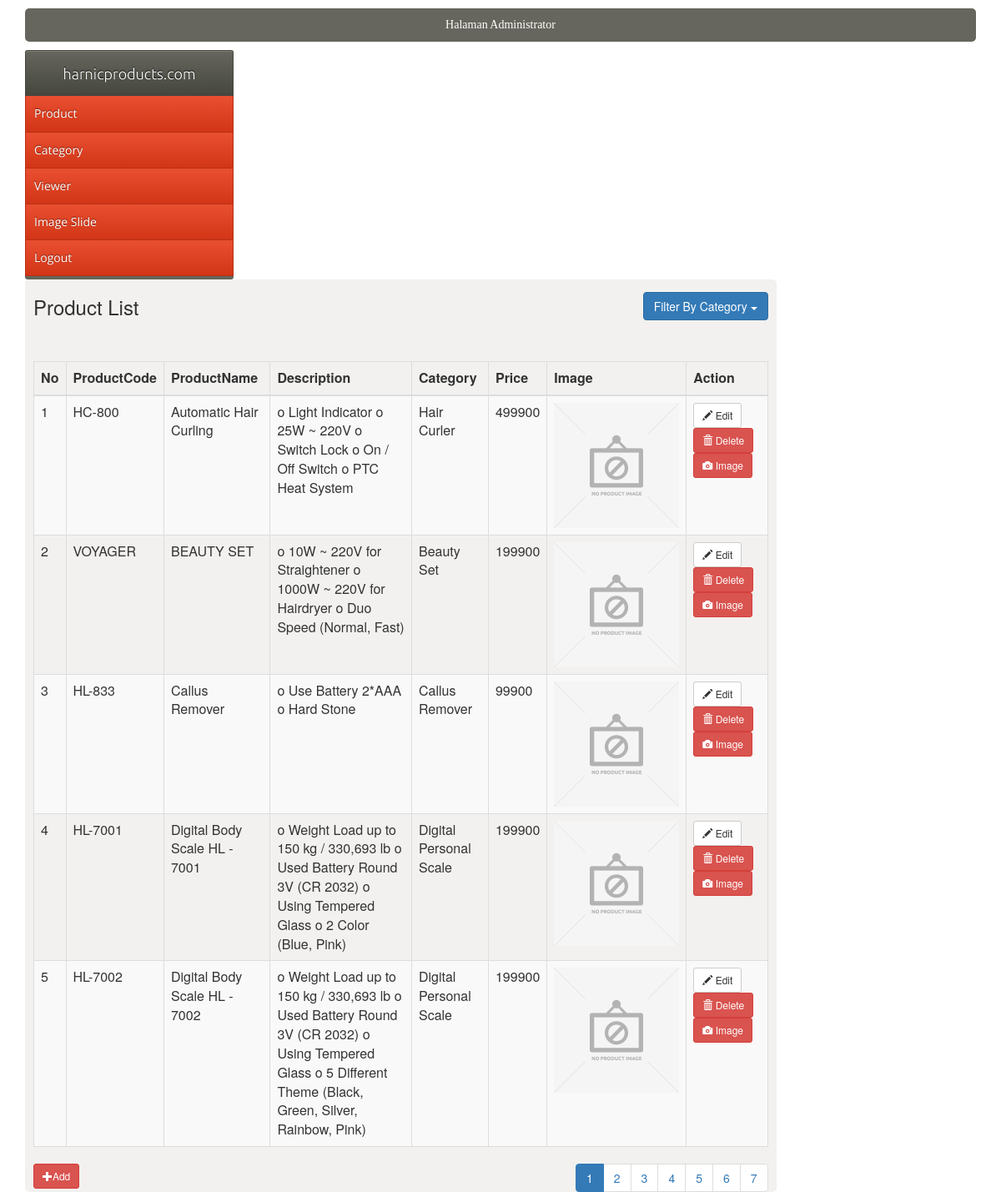
/admin/index.php (signed in), run on the app's committed database.
### tables this page shows
CREATE TABLE `mstproduk` (
  `produk` int(11) NOT NULL,
  `kategori` int(11) NOT NULL,
  `kodeproduk` varchar(15) NOT NULL,
  `namaproduk` varchar(100) NOT NULL,
  `deskripsi` text NOT NULL,
  `harga` int(11) NOT NULL,
  `gambar1` varchar(100) NOT NULL,
  `gambar2` varchar(100) NOT NULL,
  `gambar3` varchar(100) NOT NULL,
  `gambarbesar` varchar(100) NOT NULL
);

CREATE TABLE `mstkategori` (
  `kategori_id` int(11) NOT NULL,
  `kategori_nama` varchar(100) NOT NULL,
  `kategori_gambar` varchar(255) DEFAULT NULL,
  `kategori_parent` int(11) NOT NULL,
  `kategori_banner` varchar(255) DEFAULT NULL
);

### admin/listproduk.php (the view, shortened to what this page needs)
<div class="row">
	<div class="col-sm-4">		<h3>Product List</h3>		</div>
	<div class="col-sm-4"></div>
	<div class="col-sm-4 text-right" style="padding-top: 15px">
		<div class="dropdown">
		  <button class="btn btn-primary dropdown-toggle" type="button" data-toggle="dropdown">Filter By Category
		  <span class="caret"></span></button>
		</div>
    </div>
</div>
<hr>
<div class="table-responsive">
	<table class="table table-bordered table-striped table-hover">
		<thead>
			<tr>
				<th>No</th>
				<th>ProductCode</th>
				<th>ProductName</th>
				<th>Description</th>
				<th>Category</th>
				<th>Price</th>
				<th>Image</th>
				<th>Action</th>
			</tr>
		</thead>
		<tbody>
			<?php
			 include '../config.php';
		$sqlcount ="select count(1) from mstproduk";
		$rscount=mysqli_fetch_array(mysqli_query($link,$sqlcount));
		$banyakdata=$rscount[0];
		$page=isset($_GET['page'])? $_GET['page']:1;
		$limit=5;
		$mulai_dari=$limit * ($page-1);
			$query ="select a.*,b.kategori_nama,b.kategori_parent,ifnull((select gambar from imgproduk where produk=a.produk order by kodegambar limit 1),'XX')gambar from mstproduk a left join mstkategori b on a.kategori=b.kategori_id order by namaproduk limit $mulai_dari,$limit";
			$sql=mysqli_query($link,$query);
			$no=($page * $limit)-4;
			while ($data=mysqli_fetch_array($sql)):
			?>
			<tr>
				<td><?php echo $no?></td>
				<td><?php echo $data['kodeproduk']?></td>
				<td><?php echo $data['namaproduk']?></td>
				<td><?php echo $data['deskripsi']?></td>
				<td><?php echo $data['kategori_nama']?></td>
				<td><?php echo $data['harga']?></td>
				<?php
					$gambar=$data['gambar'];
					if (file_exists('../resource/img/product/'.$gambar)){
					  echo "<td><img src='../resource/img/product/$gambar' width='150' height='150' alt=''/></td>";
					}else{
					  echo "<td><img src='../resource/img/no-product-image.png' width='150' height='150' alt=''/></td>";
					}
				?>
				<td>
					<a href="index.php?hal=editproduk&produk=<?php echo $data['produk'] ?>" class="btn btn-default btn-sm">
						<span class="glyphicon glyphicon-pencil"></span> Edit
                       </a>
                       <a href="index.php?hal=delproduk&produk=<?php echo $data['produk'] ?>" class="btn btn-danger btn-sm" onclick="return confirm('Yakin akan dihapus?')">
                       	<span class="glyphicon glyphicon-trash"></span> Delete
                       </a>
                       <a href="index.php?hal=gambarproduk&produk=<?php echo $data['produk'] ?>" class="btn btn-danger btn-sm">
                       	<span class="glyphicon glyphicon-camera"></span> Image
                       </a>
				</td>
                  </tr>
                  <?php
                  $no++;
               endwhile;
  	            ?>
		</tbody>
	</table>
</div>
	<div class="row">
		<div class="col-xs-6">
               <a href="index.php?hal=addproduk" class="btn btn-danger btn-sm">
                  	<span class="glyphicon glyphicon-plus"></span>Add
               </a>
		</div>
		<div class="col-xs-6 text-right">
                  <?php
                  $totalhal=ceil($banyakdata / $limit);
                  ?>
                  <ul class="pagination" style="margin: 0;">
                  	<?php
                  	  for ($i=1;$i <=$totalhal; $i++):
                  	?>
                  	<?php if ($page != $i): ?>
                  		<li><a href="index.php?hal=listproduk&page=<?=$i?>"><?=$i?></a></li>
                  	<?php else: ?>
                  		<li class="active"><a href="#"><?=$i?></a></li>
                  	<?php
                   endif;
  		            endfor;
          		    ?>
          		</ul>
		</div>
	</div>

### admin/index.php (shortened to what this page needs)
<?php
include("config.php");
?>
<!doctype html>
<html lang=''>
 <head>
   <link rel="stylesheet" href="../css/styles.css">
   <link rel="stylesheet" type="text/css" href="../css/bootstrap337.min.css">
 </head>
 <body>
 <div style="margin:10px auto ; width:95%; background-color:#66665e;padding:10px 0; text-align:center;border-radius:5px; color:#fff;font-family: calibri;" ><marquee>Halaman Administrator</marquee></div>
 <div style="margin:0 auto ; width:95%">
	<div style="float:left;margin-right:10px;width:250px;">
		<div id='cssmenu'>
		<ul>
		   <li class='active'><a href='..\index.php'><span>harnicproducts.com</span></a></li>
		   <li class='has-sub'><a href='#'><span>Product</span></a>
		   </li>
		   <li class='has-sub'><a href='#'><span>Category</span></a>
		   </li>
		   <li class='has-sub'><a href='index.php?hal=listviewer'><span>Viewer</span></a>
		   </li>
		   <li class='has-sub'><a href='#'><span>Image Slide</span></a>
		   </li>
		   <li class='last'><a href='logout.php'><span>Logout</span></a></li>
		</ul>
		</div>
	</div>
	<div style="width:79%; min-height:400px; background-color:#F2F1EF;float:left;border-radius:5px;padding:0 10px">
		<?php
          if(isset($_GET['hal'])){
          	$hal=$_GET['hal'];
          } else {
          	$hal='home';
          }
          if ($hal=='home') {
          	include 'listproduk.php';
          } elseif ($hal=='listproduk'){
          	include 'listproduk.php';
          } elseif ($hal=='addproduk'){
          	include 'addproduk.php';
          } elseif ($hal=='editproduk'){
          	include 'editproduk.php';
          } elseif ($hal=='delproduk'){
          	include 'delproduk.php';
          } elseif ($hal=='delgambar'){
          	include 'delgambar.php';
          } elseif ($hal=='delkategori'){
          	include 'delkategori.php';
          } elseif ($hal=='filterproduct'){
          	include 'filterproduct.php';
          } elseif ($hal=='cariproduk'){
          	include 'cariproduk.php';
 		  } elseif ($hal=='gambarproduk'){
            include 'gambarproduk.php';
 		  } elseif ($hal=='addgambar'){
            include 'addgambar.php';
			} elseif ($hal=='editgambar'){
            include 'editgambar.php';
          } elseif ($hal=='addkategori'){
            include 'addkategori.php';
          } elseif ($hal=='editkategori'){
            include 'editkategori.php';
          } elseif ($hal=='listkategori'){
          	include 'listkategori.php';
          } elseif ($hal=='listviewer'){
          	include 'listviewer.php';
          } elseif ($hal=='filterkategori'){
          	include 'filterkategori.php';
			}
		?>
	</div>
</div>
</body>
</html>

### css/styles.css (style rules this page uses)
#cssmenu, #cssmenu ul, #cssmenu li, #cssmenu a { margin: 0; padding: 0; border: 0; list-style: none; font-weight: normal; text-decoration: none; line-height: 1; font-family: 'Open Sans', sans-serif; font-size: 14px; position: relative; }
#cssmenu { width: 250px; border-bottom: 4px solid #656659; -webkit-border-radius: 3px; -moz-border-radius: 3px; border-radius: 3px; }
#cssmenu a { line-height: 1.3; }
#cssmenu > ul > li:first-child { background: #66665e; background: -moz-linear-gradient(#66665e 0%, #45463d 100%); background: -webkit-gradient(linear, left top, left bottom, color-stop(0%, #66665e), color-stop(100%, #45463d)); background: -webkit-linear-gradient(#66665e 0%, #45463d 100%); background: linear-gradient(#66665e 0%, #45463d 100%); border: 1px solid #45463d; -webkit-border-radius: 3px 3px 0 0; -moz-border-radius: 3px 3px 0 0; border-radius: 3px 3px 0 0; }
#cssmenu > ul > li:first-child > a { padding: 15px 10px; background: url(images/pattern.png) top left repeat; border: none; border-top: 1px solid #818176; -webkit-border-radius: 3px 3px 0 0; -moz-border-radius: 3px 3px 0 0; border-radius: 3px 3px 0 0; font-family: 'Ubuntu', sans-serif; text-align: center; font-size: 18px; font-weight: 300; text-shadow: 0 -1px 1px #000000; }
#cssmenu > ul > li:first-child > a > span { padding: 0; }
#cssmenu > ul > li { background: #e94f31; background: -moz-linear-gradient(#e94f31 0%, #d13516 100%); background: -webkit-gradient(linear, left top, left bottom, color-stop(0%, #e94f31), color-stop(100%, #d13516)); background: -webkit-linear-gradient(#e94f31 0%, #d13516 100%); background: linear-gradient(#e94f31 0%, #d13516 100%); }
#cssmenu > ul > li > a { font-size: 14px; display: block; background: url(images/pattern.png) top left repeat; color: #ffffff; border: 1px solid #ba2f14; border-top: none; text-shadow: 0 -1px 1px #751d0c; }
#cssmenu > ul > li > a > span { display: block; padding: 12px 10px; -webkit-border-radius: 4px; -moz-border-radius: 4px; border-radius: 4px; }
#cssmenu > ul > li.active { border-bottom: none; }
#cssmenu > ul > li.has-sub > a span { background: url(images/icon_plus.png) 96% center no-repeat; }

### data on the page
mstproduk: kodeproduk "HC-800", namaproduk "Automatic Hair Curling", deskripsi "o Light Indicator o 25W ~ 220V o Switch Lock o On / Off Switch o PTC Heat System", mstkategori.kategori_nama "Hair Curler", harga "499900"
mstproduk: kodeproduk "VOYAGER", namaproduk "BEAUTY SET", deskripsi "o 10W ~ 220V for Straightener o 1000W ~ 220V for Hairdryer o Duo Speed (Normal, Fast)", mstkategori.kategori_nama "Beauty Set", harga "199900"
mstproduk: kodeproduk "HL-833", namaproduk "Callus Remover", deskripsi "o Use Battery 2*AAA o Hard Stone", mstkategori.kategori_nama "Callus Remover", harga "99900"
mstproduk: kodeproduk "HL-7001", namaproduk "Digital Body Scale HL - 7001", deskripsi "o Weight Load up to 150 kg / 330,693 lb o Used Battery Round 3V (CR 2032) o Using Tempered Glass o 2 Color (Blue, Pink)", mstkategori.kategori_nama "Digital Personal Scale", harga "199900"
mstproduk: kodeproduk "HL-7002", namaproduk "Digital Body Scale HL - 7002", deskripsi "o Weight Load up to 150 kg / 330,693 lb o Used Battery Round 3V (CR 2032) o Using Tempered Glass o 5 Different Theme (Black, Green, Silver, Rainbow, Pink)", mstkategori.kategori_nama "Digital Personal Scale", harga "199900"
